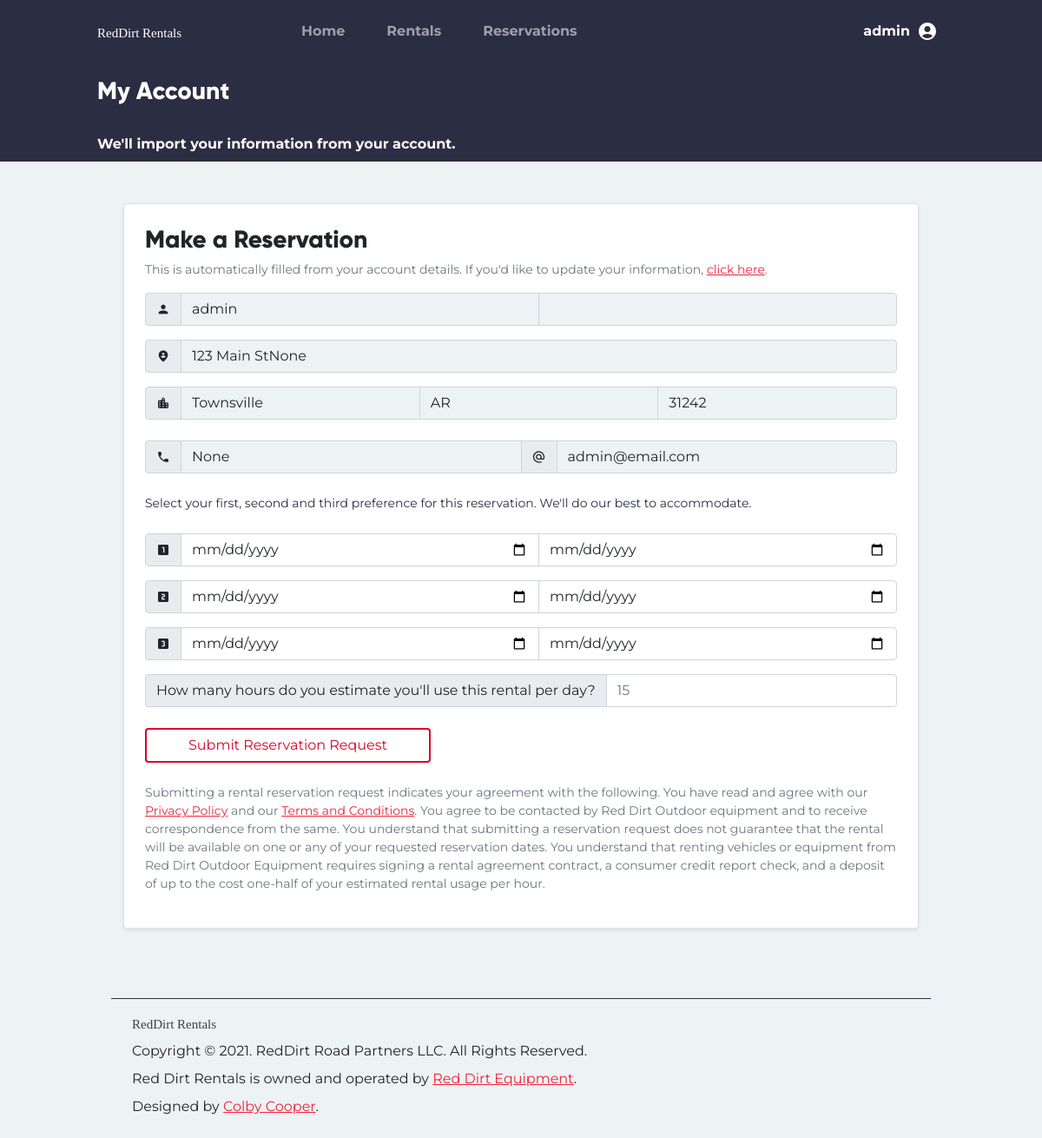
Page /account/reserve/2 (signed in) on the earlier database version.
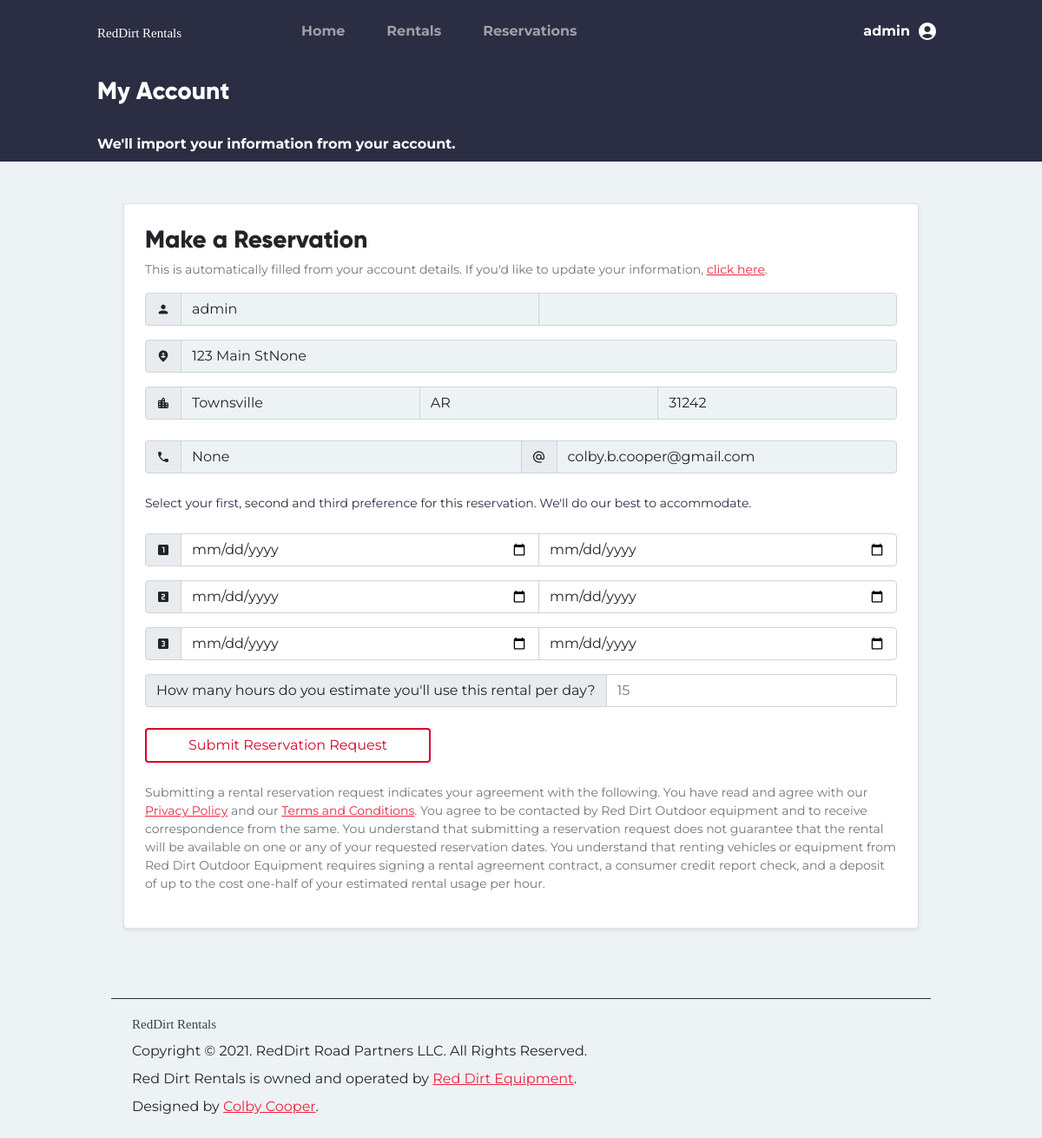
Same page on the later database version.
### tables this page shows
CREATE TABLE users (
    id INTEGER PRIMARY KEY AUTOINCREMENT,
    firstname TEXT NOT NULL,
    lastname TEXT NOT NULL,
    phonenumber TEXT NOT NULL,
    email TEXT NOT NULL,
    password BLOB NOT NULL,
    groups TEXT NOT NULL,
    address TEXT NOT NULL,
    city TEXT NOT NULL,
    state TEXT NOT NULL,
    zip TEXT NOT NULL
, token TEXT, token_expire TEXT);

### rentals_app/account.py (the view)
@account.route('/reserve/<int:id>')
@login_required
def reserve(id):
    return render_template('account/reserve.html', id=id)

### rentals_app/auth.py (called while the page is built)
@auth.before_app_request
def fetch_current_user():
    userid = session.get('userid')
    if userid is None:
        g.user = None
    else:
        g.user = User.find_user(userid)

def login_required(view):
    @functools.wraps(view)
    def wrapped_view(**kwargs):
        if g.user is None:
            return redirect(url_for('auth.login'))
        if session.get('expire') < datetime.now():
            session.clear()
            flash('We care about your security. Please login again.')
            return redirect(url_for('auth.login'))
        return view(**kwargs)
    return wrapped_view

### rentals_app/helpers.py (called while the page is built)
def connect_to_db():
    con = sqlite3.connect('/Users/colby/RedDirtRentals/database.db')
    return con, con.cursor()

### rentals_app/templates/account/reserve.html (shortened to what the changed rows need)
{% extends "Base.html" %}
{% block content %}
<div class="container-fluid">
    <div class="row mx-md-4">
        <div class="col-md-10 mx-auto my-5">
            <div class="card shadow-sm">
                <div class="card-body p-4">
                    <form action="{{url_for('account.make_reservation', r_id=id)}}"
                          method="POST">
                        <div class="input-group mb-3">
                            <span class="input-group-text material-icons-round">
                            </span>
                            <input type="text"
                                   value="{{g.user.firstname}}"
                                   class="form-control bg-light"
                                   disabled>
                            <input type="text"
                                   class="form-control bg-light"
                                   value="{{g.user.lastname}}"
                                   disabled>
                        </div>
                        <div class="input-group mb-3">
                            <span class="input-group-text material-icons-round">
                            </span>
                            <input type="text"
                                   value="{{g.user.address}}"
                                   class="form-control bg-light"
                                   disabled>
                        </div>
                        <div class="input-group mb-4">
                            <span class="input-group-text material-icons-round">
                            </span>
                            <input type="text"
                                   value="{{g.user.city}}"
                                   class="form-control bg-light"
                                   disabled>
                            <input type="text"
                                   class="form-control bg-light"
                                   value="{{g.user.state}}"
                                   disabled>
                            <input type="text"
                                   class="form-control bg-light"
                                   value="{{g.user.zip}}"
                                   disabled>
                        </div>
                        <div class="input-group mb-4">
                            <span class="input-group-text material-icons-round">
                            </span>
                            <input type="text"
                                   value="{{g.user.phonenumber}}"
                                   class="form-control bg-light"
                                   disabled>
                            <span class="input-group-text material-icons-round">
                            </span>
                            <input type="text"
                                   class="form-control bg-light"
                                   value="{{g.user.email}}"
                                   disabled>
                        </div>
                    </form>
                </div>
            </div>
        </div>
    </div>
</div>
{% endblock %}

### rentals_app/templates/base.html (shortened to what this page needs)
<!doctype html>
<html lang="en">
<head>
    <link rel="stylesheet"
          href="{{url_for('static', filename='global.css')}}">
</head>
<body class="bg-light">
    <div class="row mx-0 bg-dark">
        <div class="col-md-10 mx-auto">
            <nav class="navbar navbar-expand-lg navbar-dark bg-dark py-3">
                <a href="{{url_for('index.root')}}"
                   class="navbar-brand">
                    <img src="{{ url_for('static', filename='img/logo_white.svg') }}">
                </a>
                <div class="collapse navbar-collapse"
                     id="nav_main">
                    <ul class="navbar-nav w-100">
                        <li class="nav-item mx-3">
                            <a class="nav-link fw-bold {%if url_for(request.endpoint, id=0) == '/'%}active{%endif%}"
                               aria-current="page"
                               href="{{ url_for('index.root') }}">Home</a>
                        </li>
                        <li class="nav-item px-3">
                            <a class="nav-link fw-bold {%if '/rentals/' in url_for(request.endpoint, id=0)%}active{%endif%}"
                               href="{{url_for('Rentals.all_rentals')}}">Rentals</a>
                        </li>
                        <li class="nav-item mx-3 {%if'/account/reservations/' in url_for(request.endpoint, id=0)%}active{%endif%}">
                            <a class="nav-link fw-bold"
                               href="{{url_for('account.reservations', id=None)}}">Reservations</a>
                        </li>
                        {% if g.user != None %}
                        <li class="nav-item dropdown dropdown-dark ms-lg-auto">
                            <a class="nav-link dropdown-toggle d-flex flex-row align-items-center fw-bold {%if '/account' in url_for(request.endpoint, id=0)%}active{%endif%}"
                               href="#"
                               data-bs-toggle="dropdown"
                               aria-expanded="false">
                                <span class="me-2">{{g.user.firstname}}</span>
                                <span class="material-icons-round">
                                </span>
                            </a>
                        </li>
                        {% endif %}
                    </ul>
                </div>
            </nav>
        </div>
    </div>
    {% block content %} {% endblock %}
    <div class="row mx-0">
        <div class="col-md-10 mx-auto">
            <footer class="p-3">
                <div class="container mt-3 border-top border-dark pt-3">
                    <img src="{{ url_for('static', filename='img/logo_dark.svg') }}"
                         class="img-fluid">
                    <p class="my-2">Copyright &copy; 2021. RedDirt Road Partners LLC. All Rights Reserved.</p>
                    <p class="my-2">Red Dirt Rentals is owned and operated by <a href="https://reddirtequipment.com"
                           target="_blank">Red Dirt Equipment</a>.</p>
                    <p class="mb-2">Designed by <a href="mailto:ccooper@reddirtequipment.com">Colby Cooper</a>.</p>
                </div>
            </footer>
        </div>
    </div>
</body>
</html>

Differences in the rows shown:
changed users "admin": user.email "admin@email.com" → "colby.b.cooper@gmail.com"
